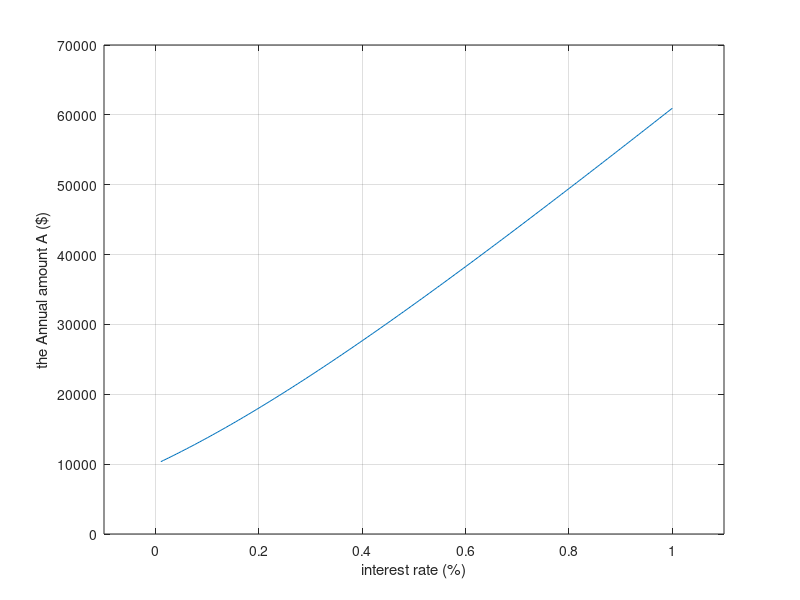

The MATLAB script that drew this image:
%this code is solution for problem1 in the problem set
%part of the course engineering analysis and computation
%code is developed by Menatalla Hasan

%this script is developed to graph the annual payment value given different
%interest rates given the number of payments is cnostant at 6 and the
%present value is constant at 60000


%declaring values for prosent value (p) and number of annual payments(n)
p = 60000;
n = 6;

%making an array of possible values of the interest rate (i)
i = 0.01:0.005:1;

%calculating the corresponding values of the annual payments (A)
a = (1+i).^n;
A = p*((i.*a)./(a-1));

%plotting the interest rate vs the annual payment
plot(i,A);

%formatting the axis
xlabel("interest rate (%)");
ylabel("the Annual amount A ($)");
axis([-0.1, 1.1, 0 , 70000]);
grid;